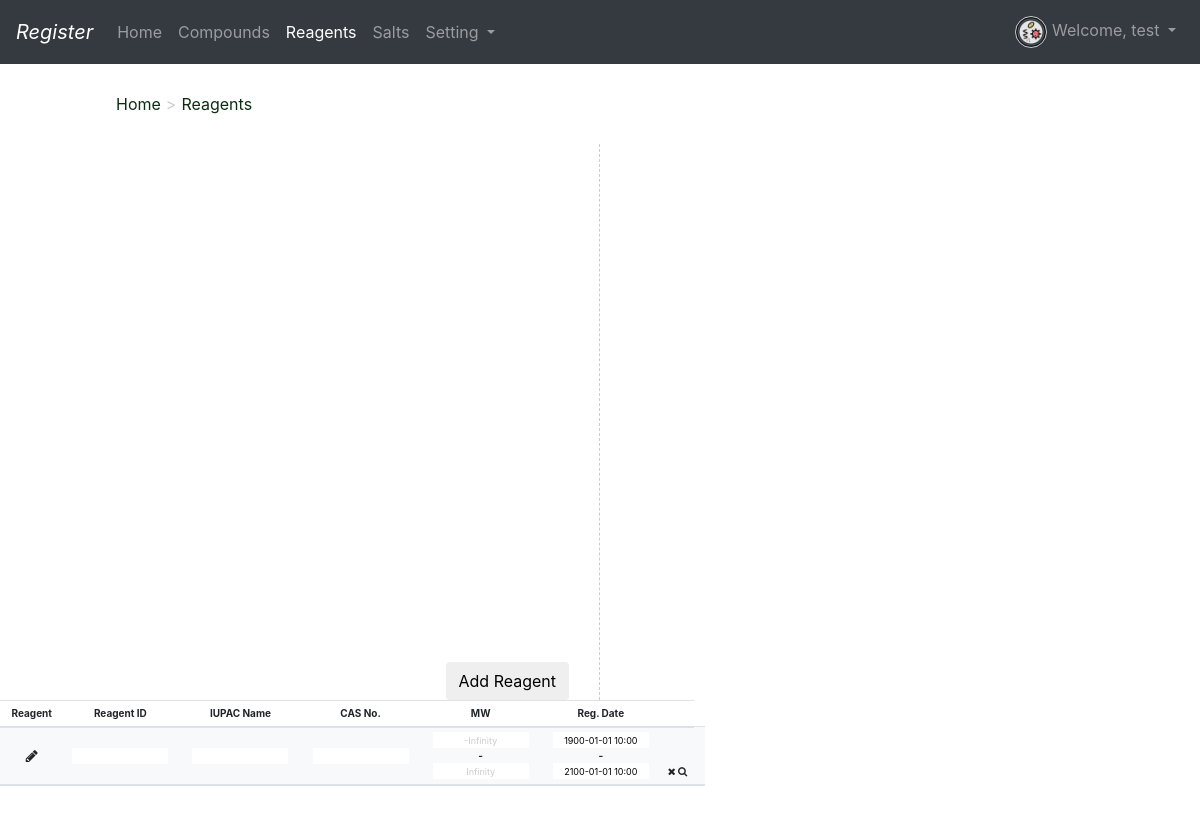
Before: /reagentlist/ (signed in) with the older database file.
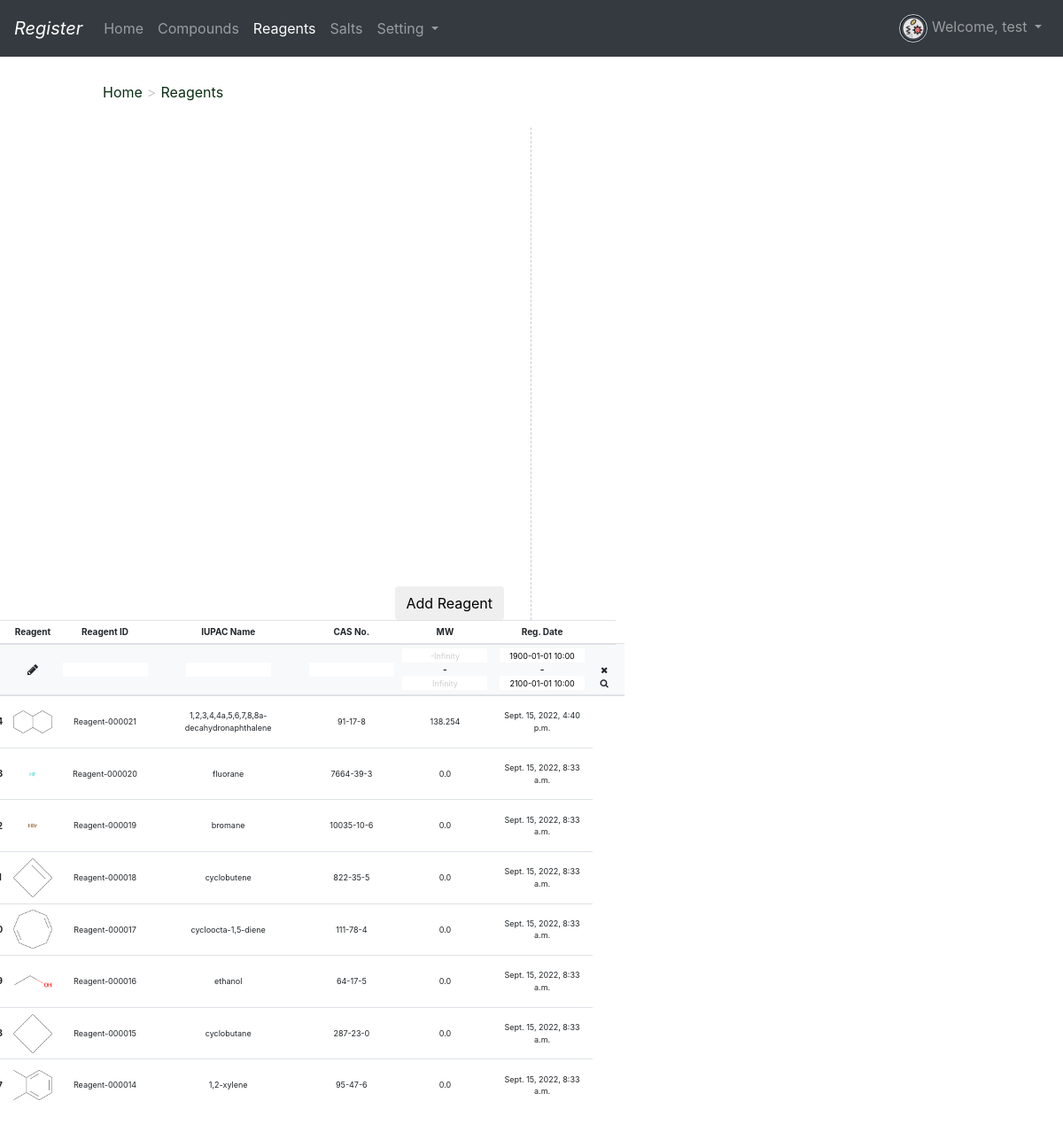
After: the same page with the newer database file.
### mol_registration/models.py (models this page shows)
class reagents(models.Model):
    reagentid = models.CharField(max_length=50)
    name = models.CharField(max_length=200)
    cas_no = models.CharField(max_length=100)
    smiles = models.CharField(max_length=1000)
    reagent_img_path = models.CharField(max_length=500)
    registration_time = models.DateTimeField(blank=True)
    MW = models.FloatField(default=0)

### mol_registration/views.py (the view, shortened to what this page needs)
# urls.py: path('reagentlist/', mol_registration_view.reagentlist),
def reagentlist(request):
    if request.session.get('is_login'):
        username = request.session.get('username')
        user_info = UsersInfo.objects.get(username=username)
        if request.method == 'GET':
            sub_reagent_smiles_s = request.GET.get('sub_reagent_smiles')
            reagent_list = []
            if not sub_reagent_smiles_s:
                sub_reagent_smiles_s = ''
                reagents_all = reagents.objects.all()
                for reagent in reagents_all:
                    reagent_list.append(reagent.smiles)
            else:
                reagents_all = reagents.objects.all()
                for reagent in reagents_all:
                    m = Chem.MolFromSmiles(reagent.smiles)
                    if m.HasSubstructMatch(Chem.MolFromSmiles(sub_reagent_smiles_s)):
                        reagent_list.append(reagent.smiles)
            sub_reagent_id_s = request.GET.get('sub_reagent_id')
            if not sub_reagent_id_s:
                sub_reagent_id_s = ''
            sub_reagent_iupac_name_s= request.GET.get('sub_reagent_iupac_name')
            if not sub_reagent_iupac_name_s:
                sub_reagent_iupac_name_s = ''
            sub_reagent_cas_no_s = request.GET.get('sub_reagent_cas_no')
            if not sub_reagent_cas_no_s:
                sub_reagent_cas_no_s = ''
            sub_mws_s = request.GET.get('mws')
            if not sub_mws_s:
                sub_mws_s = '-Infinity'
            sub_mwl_s = request.GET.get('mwl')
            if not sub_mwl_s:
                sub_mwl_s = 'Infinity'
            registration_times_s = request.GET.get('registration_times_s')
            if not registration_times_s:
                registration_times_s = '1900-01-01 10:00'
            registration_timel_s = request.GET.get('registration_timel_s')
            if not registration_timel_s:
                registration_timel_s = '2100-01-01 10:00'
            reagent_query_set_ori = reagents.objects \
                .filter(smiles__in = reagent_list)\
                .filter(reagentid__icontains=sub_reagent_id_s) \
                .filter(name__icontains=sub_reagent_iupac_name_s) \
                .filter(cas_no__icontains=sub_reagent_cas_no_s)\
                .filter(MW__gte=sub_mws_s).filter(MW__lte=sub_mwl_s) \
                .filter(registration_time__gte=registration_times_s).filter(registration_time__lte=registration_timel_s)
            reagent_list = reagent_query_set_ori.order_by('-reagentid')
            return render(request, 'reagentlist.html', locals())
    else:
        return redirect('/login/')

### register/template/reagentlist.html (shortened to what the changed rows need)
{% extends "base.html" %}
{% block mainbody %}
<div class="row mt-3">
    <div  style="overflow-y:scroll;overflow-x:hidden;height:550px;width: 45em">
      <table class="table table-hover table-sm col-8 text-center" >
          <thead>
            <tr>
              <th scope="col">#</th>
              <th scope="col">Reagent</th>
              <th scope="col">Reagent ID</th>
              <th scope="col">IUPAC Name</th>
              <th scope="col">CAS No.</th>
              <th scope="col">MW</th>
              <th scope="col">Reg. Date</th>
              <th scope="col"></th>
            </tr>
            <tr style="background-color: #f8f9fa">
                 <th></th>
                <th style="vertical-align: middle"><a style="cursor: pointer" class="btn-sm" data-toggle="modal" data-target=".bd-example-modal-lg"><i class="fa fa-pencil"></i></a>
                </th>
                <th style="vertical-align: middle"><input type="text" id="reagent_id" value="{{ sub_reagent_id_s }}"></th>
                <th style="vertical-align: middle"><input type="text" id="reagent_iupac_name" value="{{ sub_reagent_iupac_name_s }}"></th>
                <th style="vertical-align: middle"><input type="text" id="reagent_cas_no" value="{{ sub_reagent_cas_no_s }}"></th>
                <th>
                    <input id="mws" style= 'color: #cdcdcd' value="{{ sub_mws_s }}" placeholder="min" value=-Infinity onfocus="javascript:if(this.value==-Infinity)this.value=''" onblur="javascript:if(this.value=='')this.value=-Infinity">
                    <br>-<br>
                    <input id="mwl" style= 'color: #cdcdcd' value="{{ sub_mwl_s }}" placeholder="max" value=Infinity  onfocus="javascript:if(this.value==Infinity)this.value=''" onblur="javascript:if(this.value=='')this.value=Infinity">
                </th>
                    <th>
                    <input id="registration_times" value="{{ registration_times_s }}" type='datetime'  value="2022-01-01 10:00">
                        <br>-<br>
                    <input id="registration_timel" value="{{ registration_timel_s }}" type='datetime'  value="2032-01-01 10:00">
                </th>
                <th>
                    <a style="cursor: pointer" onclick=window.location.href="/reagentlist/"><i class="fa fa-remove"></i></a>
                    <a style="cursor: pointer" onclick="goto_searchreagent()"><i class="fa fa-search"></i></a>
                <th>
            </tr>
          </thead>
          <tbody>
          {% for reagent in reagent_list %}
            <tr>
              <th  style="vertical-align: middle" scope="row">{{ reagent.id }}</th>
              <td style="vertical-align: middle"><img src="{{ reagent.reagent_img_path }}"  style="wdith:3rem;height:3rem;"></td>
              <td style="vertical-align: middle">{{ reagent.reagentid }}</td>
              <td style="vertical-align: middle">{{ reagent.name }}</td>
              <td style="vertical-align: middle">{{ reagent.cas_no }}</td>
              <td style="vertical-align: middle">{{ reagent.MW }}</td>
              <td style="vertical-align: middle">{{ reagent.registration_time }}</td>
            </tr>
          {% endfor %}
          </tbody>
      </table>
    </div>
</div>
{% endblock %}

Changed rows visible on the page:
added reagents: reagent_img_path (picture), reagentid "Reagent-000021", name "1,2,3,4,4a,5,6,7,8,8a-decahydronaphthalene", cas_no "91-17-8", MW "138.254", registration_time "Sept. 15, 2022, 4:40 p.m."
now on this page (row edited): reagents: reagent_img_path (picture), reagentid "Reagent-000020", name "fluorane", cas_no "7664-39-3", MW "0.0", registration_time "Sept. 15, 2022, 8:33 a.m."
now on this page (row edited): reagents: reagent_img_path (picture), reagentid "Reagent-000019", name "bromane", cas_no "10035-10-6", MW "0.0", registration_time "Sept. 15, 2022, 8:33 a.m."
now on this page (row edited): reagents: reagent_img_path (picture), reagentid "Reagent-000018", name "cyclobutene", cas_no "822-35-5", MW "0.0", registration_time "Sept. 15, 2022, 8:33 a.m."
now on this page (row edited): reagents: reagent_img_path (picture), reagentid "Reagent-000017", name "cycloocta-1,5-diene", cas_no "111-78-4", MW "0.0", registration_time "Sept. 15, 2022, 8:33 a.m."
now on this page (row edited): reagents: reagent_img_path (picture), reagentid "Reagent-000016", name "ethanol", cas_no "64-17-5", MW "0.0", registration_time "Sept. 15, 2022, 8:33 a.m."
now on this page (row edited): reagents: reagent_img_path (picture), reagentid "Reagent-000015", name "cyclobutane", cas_no "287-23-0", MW "0.0", registration_time "Sept. 15, 2022, 8:33 a.m."
now on this page (row edited): reagents: reagent_img_path (picture), reagentid "Reagent-000014", name "1,2-xylene", cas_no "95-47-6", MW "0.0", registration_time "Sept. 15, 2022, 8:33 a.m."
